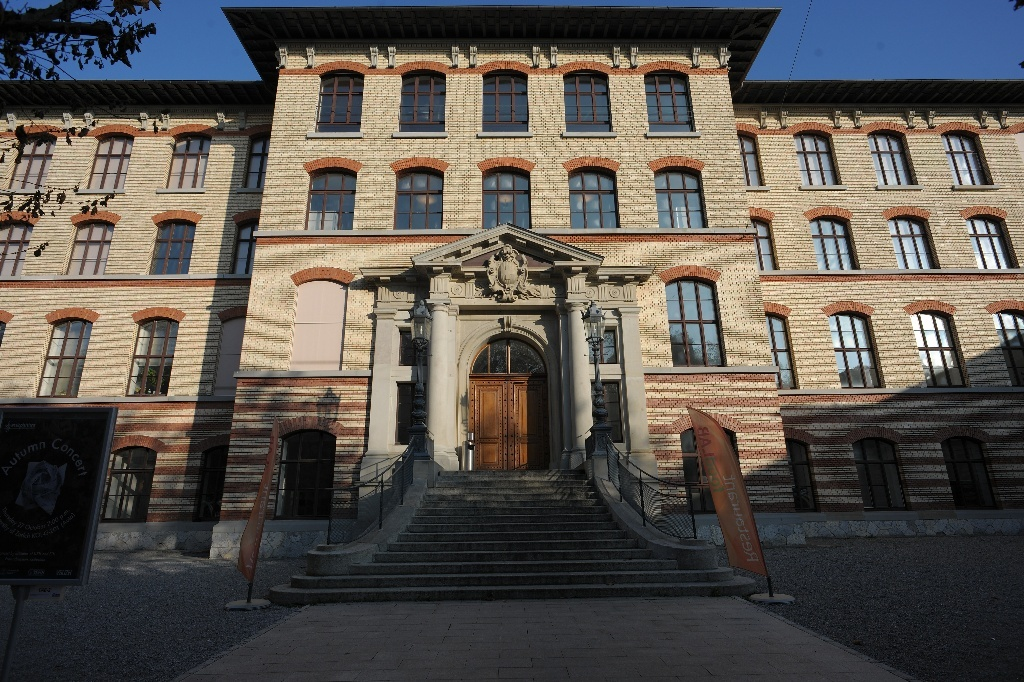
#> input picture image.jpg, 1024 x 682 px
$ python infer.py
#> lines starting #> are read from the running program, lines starting #| are printed output that depends on the picture
import cv2, os
import numpy as np

img= '../image.jpg'
image = cv2.imread(img)
#> image is the input picture: shape (682, 1024, 3); mean B, G, R 79.7, 85.5, 90.8
origin_h, origin_w, _ = image.shape
#> origin_h = 682; origin_w = 1024
print('ori ', origin_h, origin_w)
#| ori  682 1024
length = 518
if origin_h > origin_w:
    new_w = round(origin_w * float(length) / origin_h)
    new_h = length
else:
    new_h = round(origin_h * float(length) / origin_w)
#> new_h = 345
    new_w = length
scale_w = new_w / origin_w
#> scale_w = 0.506
sclae_h = new_h / origin_h
#> sclae_h = 0.506

input_var = cv2.resize(image, (new_w, new_h))
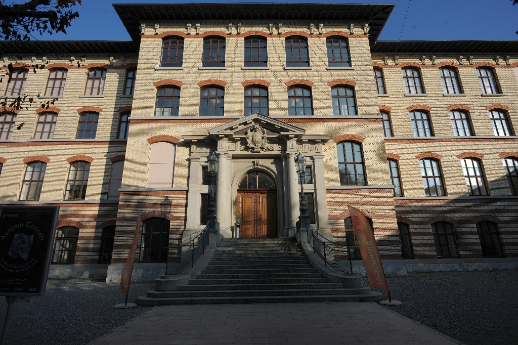
#> input_var: shape (345, 518, 3); mean B, G, R 79.6, 85.4, 90.7
mean_raw= [123.675, 116.28, 103.53]
std= [1/58.395, 1/57.12, 1/57.375]

snpe_raw = input_var - mean_raw
snpe_raw= snpe_raw* std
snpe_raw = snpe_raw.astype(np.float32)

print('snpe_raw after norm', snpe_raw.shape)
#| snpe_raw after norm (345, 518, 3)

# 计算需要添加的填充
top, left= 0,0
bottom = length - new_h  # 计算底部填充行数
#> bottom = 173
right = length - new_w  # 右侧填充列数
snpe_raw = cv2.copyMakeBorder(snpe_raw, top, bottom, left, right, cv2.BORDER_CONSTANT, value=(0, 0, 0))
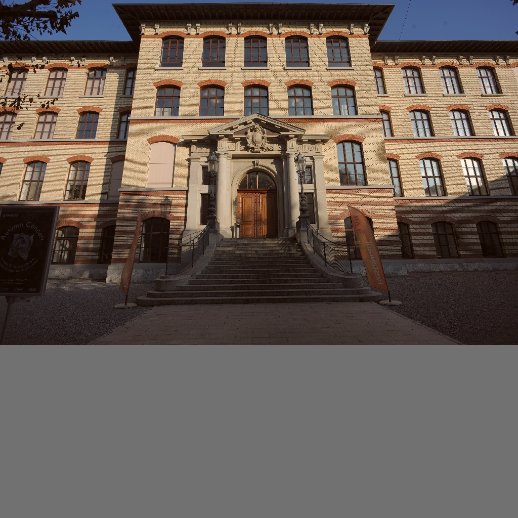
#> snpe_raw: shape (518, 518, 3) float32; mean B, G, R -0.503, -0.361, -0.149; drawn with min black and max white

print('snpe_raw after pad', snpe_raw.shape)
#| snpe_raw after pad (518, 518, 3)
# scalar data divide
# snpe_raw /= 255
snpe_raw = snpe_raw[..., ::-1] # bgr变rgb

print('snpe_raw after trans', snpe_raw.shape)
#| snpe_raw after trans (518, 518, 3)

snpe_raw_filename = 'building.raw'
snpe_raw.tofile(snpe_raw_filename)
os.system('echo "building.raw" > input_list.txt')

cmd= 'qnn-net-run --backend /opt/qcom/aistack/qnn/2.20.0.240223/lib/x86_64-linux-clang/libQnnCpu.so  --input_list input_list.txt  --output_dir ./out/ --model x86_64-linux-clang/libdam.so '
os.system(cmd)

file_path= 'building.raw'
data = np.fromfile(file_path, dtype= np.float32)
print(data.shape)

file_path= 'out/Result_0/depth.raw'
#> (the run stopped early here; a loop or call above may not have finished)
